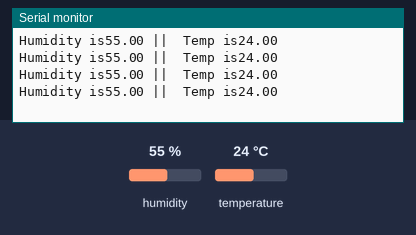
A sketch run on a simulated Arduino Uno, built with avr-gcc and run on an emulated ATmega328P. Parts: the last lines printed to the serial monitor. The test bench sets the inputs (shaded band); at power-on: humidity 55 %, temperature 24 °C.

Above: at 3.3 s.
3.4 s: humidity set to 22 %
At 5.9 s:
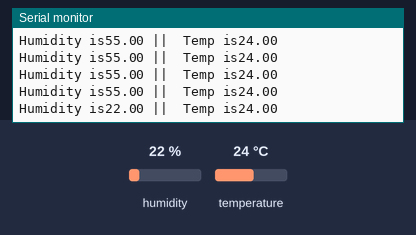
6.8 s: temperature set to 12 °C
At 7.4 s:
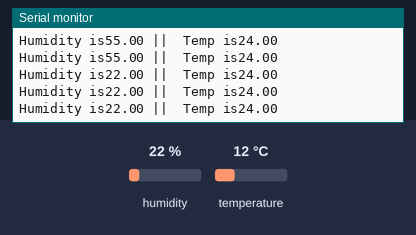
10.2 s: humidity set to 40 %
At 11.0 s:
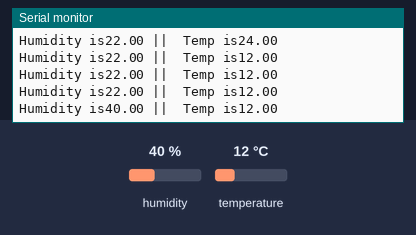
Timing chart, 0 to 13.2 s (numbered marks = the images above; inputs shaded):
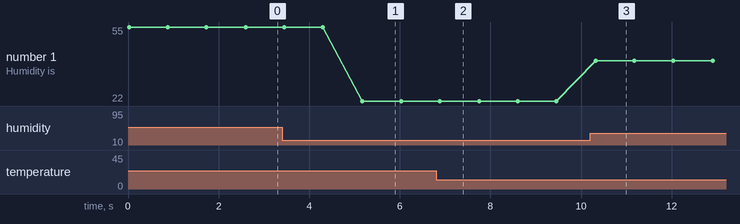

Measured:
- after the input at 3.4 s, the serial monitor: prints a new line after 1.8 s (image 1)
- after the input at 10.2 s, the serial monitor: prints a new line after 0.13 s (image 3)
- plotted number 1: 55 → 22 after the input at 3.4 s, 22 → 40 after the input at 10.2 s

The sketch:

sketch_jun24_humidity_and_temp.ino
```cpp
#include <DHT.h>
#define DHTPIN 3
DHT dht(DHTPIN,DHT11);

void setup() {
  Serial.begin(9600);
  dht.begin();
}

void loop() {
  float h=dht.readHumidity();
  float t=dht.readTemperature();
  Serial.print("Humidity is");
  Serial.print(h);
  Serial.print(" ||  ");
  Serial.print("Temp is");
  Serial.println(t);
  delay(850);

}
```
